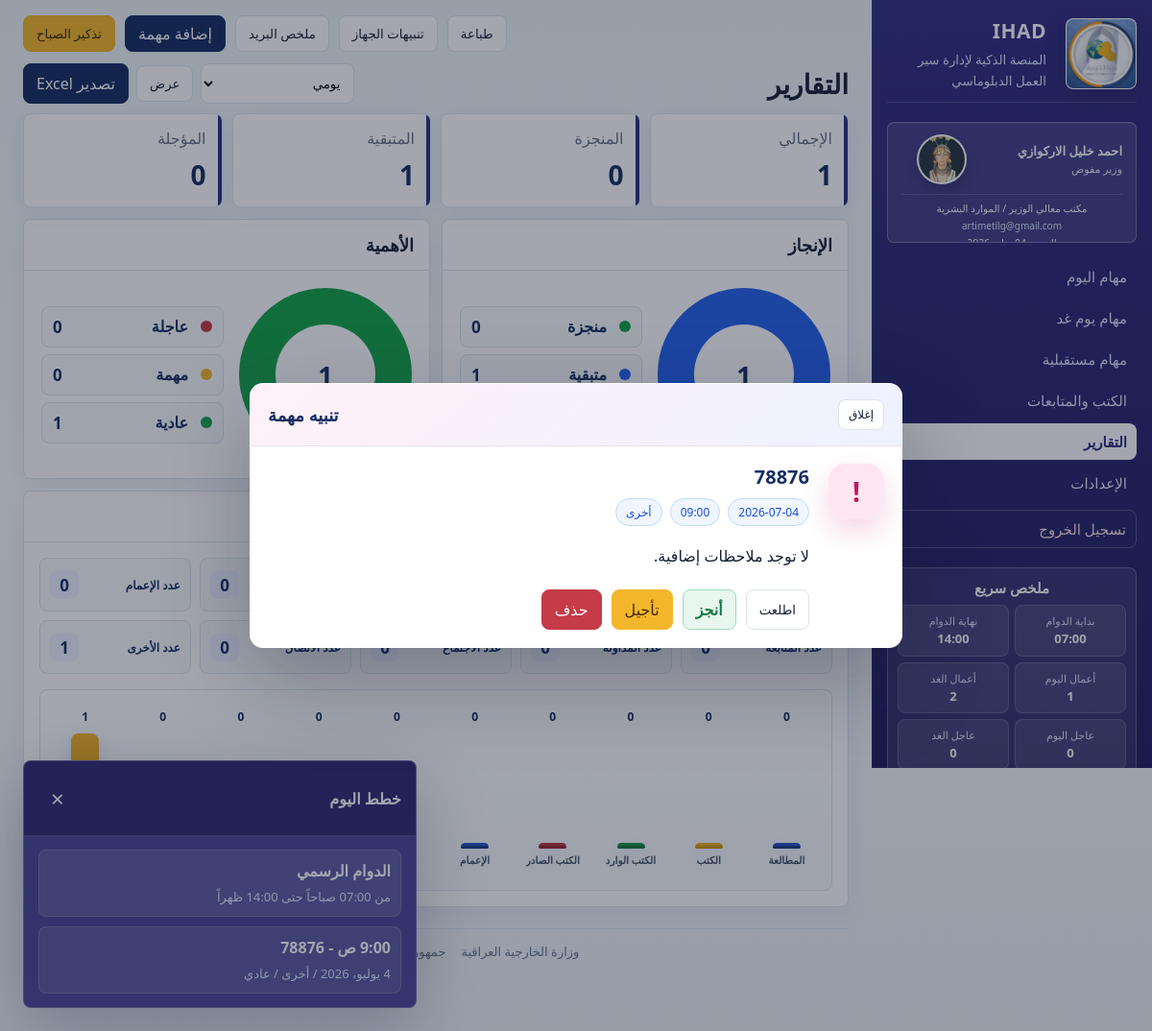
The app's page /reports/ (signed in) with its own data.
### accounts/models.py (models this page shows, shortened)
class UserProfile(models.Model):
    class Role(models.TextChoices):
        ADMIN = 'ADMIN', 'Admin'
        DIRECTOR = 'DIRECTOR', 'Director'
        SECTION_HEAD = 'SECTION_HEAD', 'Section Head'
        EMPLOYEE = 'EMPLOYEE', 'Employee'
        VIEWER = 'VIEWER', 'Viewer'
    user = models.OneToOneField(settings.AUTH_USER_MODEL, on_delete=models.CASCADE, related_name='profile')
    role = models.CharField(max_length=20, choices=Role.choices, default=Role.EMPLOYEE)
    full_name = models.CharField(max_length=150)
    department = models.CharField(max_length=150)
    section = models.CharField(max_length=150, blank=True)
    job_title = models.CharField(max_length=150, blank=True)
    email_for_alerts = models.EmailField(blank=True)
    photo = models.ImageField(upload_to='profiles/', blank=True, null=True)
    first_school = models.CharField(max_length=150, blank=True)
    birth_city = models.CharField(max_length=150, blank=True)
    created_at = models.DateTimeField(auto_now_add=True)

### planner/models.py (models this page shows, shortened)
class Task(models.Model):
    class Type(models.TextChoices):
        REVIEW = 'REVIEW', 'مطالعة'
        INCOMING = 'INCOMING', 'كتاب وارد'
        OUTGOING = 'OUTGOING', 'كتاب صادر'
        CIRCULAR = 'CIRCULAR', 'إعمام'
        DELIBERATION = 'DELIBERATION', 'مداولة'
        FOLLOWUP = 'FOLLOWUP', 'متابعة'
        MEETING = 'MEETING', 'اجتماع'
        CALL = 'CALL', 'اتصال'
        OTHER = 'OTHER', 'أخرى'
    class Priority(models.TextChoices):
        NORMAL = 'NORMAL', 'عادي'
        IMPORTANT = 'IMPORTANT', 'مهم'
        URGENT = 'URGENT', 'عاجل'
    class Status(models.TextChoices):
        OPEN = 'OPEN', 'مفتوح'
        DONE = 'DONE', 'منجز'
        DEFERRED = 'DEFERRED', 'مؤجل'
        OVERDUE = 'OVERDUE', 'متأخر'
        CANCELLED = 'CANCELLED', 'ملغاة'
    user = models.ForeignKey(settings.AUTH_USER_MODEL, on_delete=models.CASCADE, related_name='tasks')
    title = models.CharField(max_length=220)
    task_type = models.CharField(max_length=24, choices=Type.choices, default=Type.OTHER)
    reference_number = models.CharField(max_length=80, blank=True)
    priority = models.CharField(max_length=20, choices=Priority.choices, default=Priority.NORMAL)
    status = models.CharField(max_length=20, choices=Status.choices, default=Status.OPEN)
    due_date = models.DateField(default=timezone.localdate)
    due_time = models.TimeField(default=time(9, 0))
    notes = models.TextField(blank=True)
    created_at = models.DateTimeField(auto_now_add=True)
    updated_at = models.DateTimeField(auto_now=True)
    class Meta:
        ordering = ['due_date', 'due_time', '-created_at']

### reports/views.py (the view)
# urls.py: urlpatterns = [path('', views.reports_view, name='reports'), path('export/', views.reports_export, name='export')]
@login_required
def reports_view(request):
    period = request.GET.get('period', 'daily')
    tasks = period_queryset(restrict_queryset(Task.objects.all(), request.user), period)
    done = tasks.filter(status=Task.Status.DONE).count()
    deferred = tasks.filter(status=Task.Status.DEFERRED).count()
    open_count = tasks.exclude(status__in=[Task.Status.DONE, Task.Status.DEFERRED, Task.Status.CANCELLED]).count()
    urgent = tasks.filter(priority=Task.Priority.URGENT).count()
    important = tasks.filter(priority=Task.Priority.IMPORTANT).count()
    normal = tasks.filter(priority=Task.Priority.NORMAL).count()
    period_map = {'daily': 'today', 'weekly': 'week', 'monthly': 'month', 'yearly': 'year'}
    books_period = period_map.get(period, 'today')
    type_counts = [
        {'key': 'review', 'label': 'عدد المطالعة', 'value': tasks.filter(task_type=Task.Type.REVIEW).count(), 'url': f'/books/?period={books_period}&type={Task.Type.REVIEW}'},
        {'key': 'books_all', 'label': 'عدد الكتب', 'value': tasks.filter(task_type__in=[Task.Type.INCOMING, Task.Type.OUTGOING]).count(), 'url': f'/books/?period={books_period}'},
        {'key': 'incoming', 'label': 'عدد الكتب الوارد', 'value': tasks.filter(task_type=Task.Type.INCOMING).count(), 'url': f'/books/?period={books_period}&type={Task.Type.INCOMING}'},
        {'key': 'outgoing', 'label': 'عدد الكتب الصادر', 'value': tasks.filter(task_type=Task.Type.OUTGOING).count(), 'url': f'/books/?period={books_period}&type={Task.Type.OUTGOING}'},
        {'key': 'circular', 'label': 'عدد الإعمام', 'value': tasks.filter(task_type=Task.Type.CIRCULAR).count(), 'url': f'/books/?period={books_period}&type={Task.Type.CIRCULAR}'},
        {'key': 'followup', 'label': 'عدد المتابعة', 'value': tasks.filter(task_type=Task.Type.FOLLOWUP).count(), 'url': f'/books/?period={books_period}&type={Task.Type.FOLLOWUP}'},
        {'key': 'deliberation', 'label': 'عدد المداولة', 'value': tasks.filter(task_type=Task.Type.DELIBERATION).count(), 'url': f'/books/?period={books_period}&type={Task.Type.DELIBERATION}'},
        {'key': 'meeting', 'label': 'عدد الاجتماع', 'value': tasks.filter(task_type=Task.Type.MEETING).count(), 'url': f'/books/?period={books_period}&type={Task.Type.MEETING}'},
        {'key': 'call', 'label': 'عدد الاتصال', 'value': tasks.filter(task_type=Task.Type.CALL).count(), 'url': f'/books/?period={books_period}&type={Task.Type.CALL}'},
        {'key': 'other', 'label': 'عدد الأخرى', 'value': tasks.filter(task_type=Task.Type.OTHER).count(), 'url': f'/books/?period={books_period}&type={Task.Type.OTHER}'},
    ]
    max_type_count = max([item['value'] for item in type_counts] or [1]) or 1
    for item in type_counts:
        item['height'] = max(6, round((item['value'] / max_type_count) * 120)) if item['value'] else 6
    def degrees(parts):
        total = sum(parts) or 1
        current = 0
        output = []
        for value in parts:
            start = current
            current += round((value / total) * 360, 2)
            output.append((start, current))
        return output
    done_deg, open_deg, deferred_deg = degrees([done, open_count, deferred])
    urgent_deg, important_deg, normal_deg = degrees([urgent, important, normal])
    stats = {
        'total': tasks.count(),
        'done': done,
        'open': open_count,
        'deferred': deferred,
        'urgent': urgent,
        'important': important,
        'normal': normal,
        'completion_donut': f"conic-gradient(#16a34a {done_deg[0]}deg {done_deg[1]}deg, #2563eb {open_deg[0]}deg {open_deg[1]}deg, #f4b62a {deferred_deg[0]}deg {deferred_deg[1]}deg)",
        'priority_donut': f"conic-gradient(#c53b47 {urgent_deg[0]}deg {urgent_deg[1]}deg, #f4b62a {important_deg[0]}deg {important_deg[1]}deg, #16a34a {normal_deg[0]}deg {normal_deg[1]}deg)",
        'done_url': f'/books/?period={books_period}&status={Task.Status.DONE}',
        'open_url': f'/books/?period={books_period}&status={Task.Status.OPEN}',
        'deferred_url': f'/books/?period={books_period}&status={Task.Status.DEFERRED}',
        'urgent_url': f'/books/?period={books_period}&priority={Task.Priority.URGENT}',
        'important_url': f'/books/?period={books_period}&priority={Task.Priority.IMPORTANT}',
        'normal_url': f'/books/?period={books_period}&priority={Task.Priority.NORMAL}',
    }
    return render(request, 'reports.html', {'stats': stats, 'period': period, 'type_counts': type_counts})

### templates/reports.html (shortened to what this page needs)
{% extends 'base.html' %}
{% block content %}
<div class="top reports-top">
  <h1>التقارير</h1>
  <form method="get" class="search">
    <select name="period">
      <option value="daily" {% if period == 'daily' %}selected{% endif %}>يومي</option>
    </select>
    <button>عرض</button>
    <a class="btn primary" href="{% url 'reports:export' %}?period={{ period }}">تصدير Excel</a>
  </form>
</div>
<div class="stats reports-stats">
  <div class="stat"><span>الإجمالي</span><strong>{{ stats.total }}</strong></div>
  <div class="stat"><span>المنجزة</span><strong>{{ stats.done }}</strong></div>
  <div class="stat"><span>المتبقية</span><strong>{{ stats.open }}</strong></div>
  <div class="stat"><span>المؤجلة</span><strong>{{ stats.deferred }}</strong></div>
</div>
<div class="grid reports-grid">
  <section class="panel report-chart-card">
    <div class="head"><h3>الإنجاز</h3></div>
    <div class="report-chart-body">
      <div class="donut report-donut" style="background: {{ stats.completion_donut }}"><span>{{ stats.total }}</span></div>
      <div class="chart-legend">
        <a class="legend-row clickable-legend" href="{{ stats.done_url }}"><i class="legend-dot done"></i><span>منجزة</span><strong>{{ stats.done }}</strong></a>
        <a class="legend-row clickable-legend" href="{{ stats.open_url }}"><i class="legend-dot open"></i><span>متبقية</span><strong>{{ stats.open }}</strong></a>
        <a class="legend-row clickable-legend" href="{{ stats.deferred_url }}"><span>مؤجلة</span><strong>{{ stats.deferred }}</strong></a>
      </div>
    </div>
  </section>
  <section class="panel report-chart-card">
    <div class="head"><h3>الأهمية</h3></div>
    <div class="report-chart-body">
      <div class="donut report-donut" style="background: {{ stats.priority_donut }}"><span>{{ stats.total }}</span></div>
      <div class="chart-legend">
        <a class="legend-row clickable-legend" href="{{ stats.urgent_url }}"><i class="legend-dot urgent-dot"></i><span>عاجلة</span><strong>{{ stats.urgent }}</strong></a>
        <a class="legend-row clickable-legend" href="{{ stats.important_url }}"><i class="legend-dot important-dot"></i><span>مهمة</span><strong>{{ stats.important }}</strong></a>
        <a class="legend-row clickable-legend" href="{{ stats.normal_url }}"><i class="legend-dot normal-dot"></i><span>عادية</span><strong>{{ stats.normal }}</strong></a>
      </div>
    </div>
  </section>
</div>
<section class="panel report-types-panel">
  <div class="head"><h3>أعداد الأعمال حسب النوع</h3></div>
  <div class="type-report-body">
    <div class="type-count-grid">
      {% for item in type_counts %}
        <a class="type-count-item clickable-type" href="{{ item.url }}"><span>{{ item.label }}</span><strong>{{ item.value }}</strong></a>
      {% endfor %}
    </div>
    <div class="clustered-column-chart" aria-label="مخطط أعمدة حسب نوع العمل">
      {% for item in type_counts %}
        <a class="column-item clickable-column" href="{{ item.url }}">
          <div class="column-value">{{ item.value }}</div>
          <div class="column-bar" style="height: {{ item.height }}px"></div>
          <div class="column-label">{{ item.label|cut:'عدد ' }}</div>
        </a>
      {% endfor %}
    </div>
  </div>
</section>
{% endblock %}

### templates/base.html (shortened to what this page needs)
{% load static %}<!doctype html>
<html lang="ar" dir="rtl">
<head>
  <link rel="stylesheet" href="{% static 'css/app.css' %}?v=20260630-2325">
</head>
<body>
{% if user.is_authenticated %}
<div class="app-shell">
  <aside class="side mofa-side">
    <div class="brand vertical-brand">
      <img src="{% static 'img/logo.jpg' %}" alt="وزارة الخارجية">
      <div><h3>IHAD</h3><small>المنصة الذكية لإدارة سير العمل الدبلوماسي</small></div>
    </div>
    {% if current_profile %}
    <div class="employee-card employee-card-clean">
      <div class="employee-topline">
        <div class="employee-text">
          <strong>{{ current_profile.full_name }}</strong>
          <span>{{ current_profile.job_title|default:'العنوان الوظيفي غير محدد' }}</span>
        </div>
        {% if current_profile.photo %}<img src="{{ current_profile.photo.url }}" alt="الصورة الشخصية" class="profile-photo">{% else %}<div class="profile-avatar">ش</div>{% endif %}
      </div>
      <div class="employee-details">
        <span>{{ current_profile.department }}{% if current_profile.section %} / {{ current_profile.section }}{% endif %}</span>
        {% if current_profile.email_for_alerts %}<span>{{ current_profile.email_for_alerts }}</span>{% endif %}
        <span>{{ current_date|date:'l d F Y' }}</span>
      </div>
    </div>
    {% endif %}
    <nav class="nav-menu">
      {% with active_section=request.GET.section|default:'today' active_namespace=request.resolver_match.namespace active_url=request.resolver_match.url_name %}
      <a href="{% url 'planner:tasks' %}?section=today" class="{% if active_namespace == 'planner' and active_section == 'today' %}active-nav{% endif %}">مهام اليوم</a>
      <a href="{% url 'planner:tasks' %}?section=tomorrow" class="{% if active_namespace == 'planner' and active_section == 'tomorrow' %}active-nav{% endif %}">مهام يوم غد</a>
      {% if quick_summary.future_count %}<a href="{% url 'planner:tasks' %}?section=future" class="{% if active_namespace == 'planner' and active_section == 'future' %}active-nav{% endif %}">مهام مستقبلية</a>{% endif %}
      <a href="{% url 'books:books' %}" class="{% if active_namespace == 'books' %}active-nav{% endif %}">الكتب والمتابعات</a>
      <a href="{% url 'reports:reports' %}" class="{% if active_namespace == 'reports' %}active-nav{% endif %}">التقارير</a>
      <a href="{% url 'settings' %}" class="{% if active_url == 'settings' %}active-nav{% endif %}">الإعدادات</a>
      <a href="{% url 'accounts:logout' %}" class="logout-nav" onclick="return confirmLogout(event, this.href)">تسجيل الخروج</a>
      {% endwith %}
    </nav>
    {% if quick_summary %}
    <section class="quick-summary compact-summary">
      <strong>ملخص سريع</strong>
      <div class="mini-grid">
        <span>بداية الدوام<br><b>{{ quick_summary.work_start }}</b></span>
        <span>نهاية الدوام<br><b>{{ quick_summary.work_end }}</b></span>
        <span>أعمال اليوم<br><b>{{ quick_summary.today_count }}</b></span>
        <span>أعمال الغد<br><b>{{ quick_summary.tomorrow_count }}</b></span>
        <span>عاجل اليوم<br><b>{{ quick_summary.urgent_today }}</b></span>
        <span>عاجل الغد<br><b>{{ quick_summary.urgent_tomorrow }}</b></span>
      </div>
    </section>
    {% endif %}
  </aside>
  <main class="main">
    <div class="toolbar top-actions">
      <button class="btn gold" type="button" onclick="showStartupPanel()">تذكير الصباح</button>
      <a class="btn primary" href="{% url 'planner:tasks' %}">إضافة مهمة</a>
      <button class="btn" type="button" onclick="showMailSummary()">ملخص البريد</button>
      <button class="btn" type="button" onclick="enableDeviceNotifications()">تنبيهات الجهاز</button>
      <button class="btn" type="button" onclick="window.print()">طباعة</button>
    </div>
    {% block content %}{% endblock %}
    <footer class="ihad-main-footer"><span>وزارة الخارجية العراقية</span><span>جمهورية العراق</span><span>الإصدار 2.2</span></footer>
  </main>
</div>
<div class="planner-alert-backdrop" id="plannerAlert" aria-hidden="true">
  <section class="planner-alert-dialog">
    <div class="planner-alert-head"><button type="button" class="btn small" data-alert-close>إغلاق</button><h3 id="alertTitle">تنبيه</h3></div>
    <div class="planner-alert-body"><div class="alert-card"><div class="alert-icon" id="alertIcon">!</div><div class="alert-main"><h4 id="alertItemTitle"></h4><div class="alert-meta"><span id="alertDate"></span><span id="alertTime"></span><span id="alertMeta"></span></div><p id="alertNotes"></p><div class="toolbar alert-actions"><button type="button" class="btn" data-alert-close>اطلعت</button><a class="btn green" id="alertDone" href="#">أنجز</a><a class="btn gold" id="alertDefer" href="#">تأجيل</a><a class="btn danger" id="alertDelete" href="#">حذف</a></div></div></div></div>
  </section>
</div>
<section class="startup-panel" id="startupPanel">
  <div class="startup-head"><strong>خطط اليوم</strong><button type="button" aria-label="إغلاق" onclick="hideStartupPanel()">×</button></div>
  <div class="startup-body">
    <div class="startup-item official"><strong>الدوام الرسمي</strong><span>من 07:00 صباحاً حتى 14:00 ظهراً</span></div>
    {% for task in startup_tasks %}<div class="startup-item"><strong>{{ task.due_time }} - {{ task.title }}</strong><span>{{ task.due_date }} / {{ task.get_task_type_display }} / {{ task.get_priority_display }}</span></div>{% empty %}<div class="startup-item"><strong>لا توجد مهام حالية</strong><span>يمكنك إضافة مهام اليوم من صفحة مهام اليوم.</span></div>{% endfor %}
  </div>
</section>
{% else %}
  {% block auth_content %}{% endblock %}
{% endif %}
</body>
</html>

### records on screen
UserProfile: full_name "احمد خليل الاركوازي", job_title "وزير مفوض", photo (picture), department "مكتب معالي الوزير", section "الموارد البشرية", email_for_alerts "artimetilg@gmail.com"
Task: due_time "9:00 ص", title "78876", due_date "4 يوليو، 2026", task_type "أخرى", priority "عادي"

### other values on screen
{{ quick_summary.work_start }} "07:00"
{{ quick_summary.work_end }} "14:00"
{{ quick_summary.today_count }} "1"
{{ quick_summary.tomorrow_count }} "2"
{{ quick_summary.urgent_today }} "0"
{{ quick_summary.urgent_tomorrow }} "0"
{{ stats.total }} "1"
{{ stats.done }} "0"
{{ stats.open }} "1"
{{ stats.deferred }} "0"
{{ stats.urgent }} "0"
{{ stats.important }} "0"
{{ stats.normal }} "1"
{{ item.value }} "0" "0" "0" "1"
{{ item.label }} "عدد الإعمام" "عدد الأخرى"
